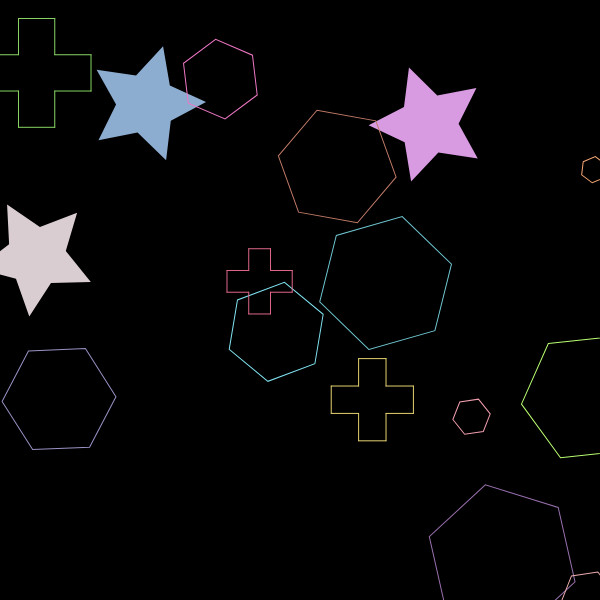
Frame 1 (no input)
Frame 60 (no input): identical to frame 1, image omitted
Frame 120 (the mouse pressed at the canvas centre since frame 60): identical to frame 1, image omitted

The p5.js sketch that drew this single still picture (run headless with seeded random() and noise() and a simulated clock; from frame 60 on, the mouse is pressed at the canvas centre):

// p5.js sketch
// ── sketch.js
function setup() {
  createCanvas(600, 600);
	
	background(0);
    
    for (var i = 0; i < 3; i++) {
        var x = random(width);
		var y = random(height);
		var r = random(100, 255);
		var g = random(100, 255);
		var b = random(100, 255);
        var deg = random(0, 360);
        
		push();
        translate(x, y);
        noStroke();
		fill(r, g, b);
        rotate(radians(deg));
		star(0, 0, 30, 60, 5);
		pop();
	}
    
	for (var i = 0; i < 10; i++) { 
		var x = random(width);
		var y = random(height);
		var r = random(100, 255);
		var g = random(100, 255);
		var b = random(100, 255);
		var size = random(10, 100);
		var deg = random(0, 360);
		
		push();
		translate(x, y);
		rotate(radians(deg));
		stroke(r, g, b);
		fill(0, 0, 0, 0);
		polygon(0, 0, size, 6);
		pop();
	}
    
    for (var i = 0; i < 3; i++) {
        var r = random(100, 255);
        var g = random(100, 255);
        var b = random(100, 255);
        
        var d = random(20, 50);
        
        var p = random(width);
        var p2 = p + d;
        var p3 = p2 + d;
        var p4 = p3 + d;
        var p5 = p - d;

        push();
        stroke(r, g, b);
        line(p, p, p2, p);
        line(p2, p, p2, p2);
        line(p2, p2, p3, p2);
        line(p3, p2, p3, p3);
        line(p3, p3, p2, p3);
        line(p2, p3, p2, p4);
        line(p2, p4, p, p4);
        line(p, p4, p, p3);
        line(p, p3, p5, p3);
        line(p5, p3, p5, p2);
        line(p5, p2, p, p2);
        line(p, p2, p, p);
        pop();
    }
}

function draw() {
	
}

function polygon(x, y, radius, npoints) {
  var angle = TWO_PI / npoints;
  beginShape();
  for (var a = 0; a < TWO_PI; a += angle) {
    var sx = x + cos(a) * radius;
    var sy = y + sin(a) * radius;
    vertex(sx, sy);
  }
  endShape(CLOSE);
}

function star(x, y, radius1, radius2, npoints) {
  var angle = TWO_PI / npoints;
  var halfAngle = angle/2.0;
  beginShape();
  for (var a = 0; a < TWO_PI; a += angle) {
    var sx = x + cos(a) * radius2;
    var sy = y + sin(a) * radius2;
    vertex(sx, sy);
    sx = x + cos(a+halfAngle) * radius1;
    sy = y + sin(a+halfAngle) * radius1;
    vertex(sx, sy);
  }
  endShape(CLOSE);
}
